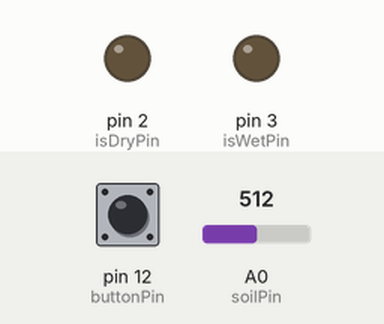
The sketch below on a simulated Arduino Uno, built with avr-gcc and run on an emulated ATmega328P. Shown: output pins drawn as LEDs (lit = HIGH). Inputs (shaded band) come from the test bench; at power-on: pin 12 (buttonPin) LOW, A0 (soilPin) = 512. Pins used as bus, display or sensor lines are not drawn.

Above: at 1.2 s.
1.3 s: pin 12 (buttonPin) pulled HIGH for 0.15 s
At 1.9 s:
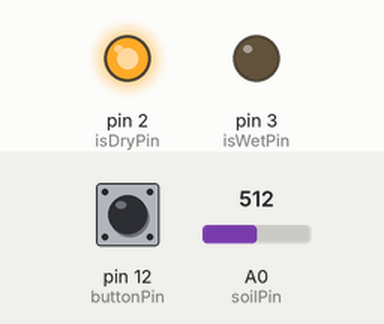
2.9 s: A0 (soilPin) set to 873
4.4 s: A0 (soilPin) set to 896
At 5.1 s:
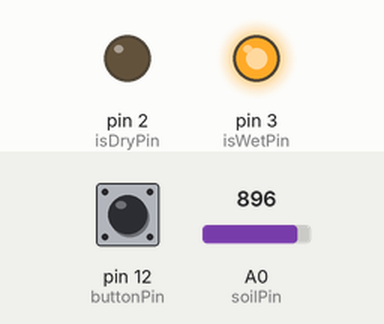
6.0 s: A0 (soilPin) set to 875
At 7.2 s:
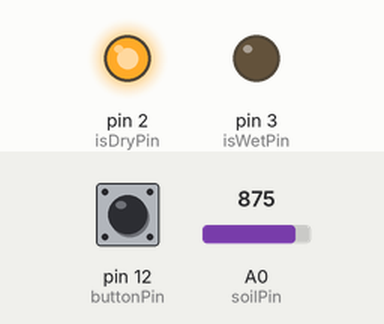
7.6 s: A0 (soilPin) set to 895
At 8.2 s:
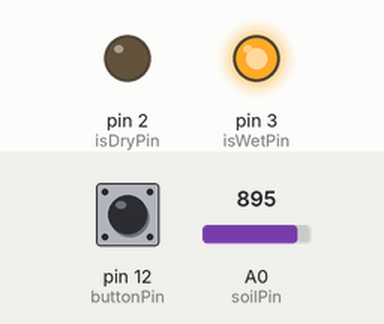
Timing chart, 0 to 10.2 s (numbered marks = the images above; inputs shaded):
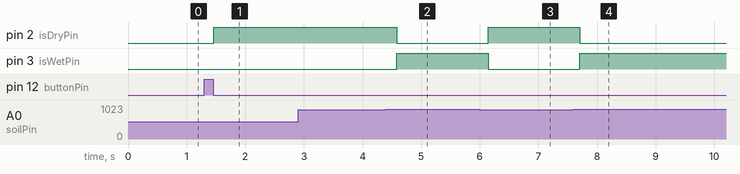

The sketch:

soil_moisture_sensor.ino
```cpp
int val = 0; //value for storing moisture value
int soilPin = A0;//Declare a variable for the soil moisture sensor
int soilPower = 7;//Variable for Soil moisture Power

int isWetPin = 3;
int isDryPin = 2;

int buttonPin = 12;
int buttonState = 0;
int buttonPushCount = 0;
int lastButtonState = 0;

int canReadSoil = 0;

//Rather than powering the sensor through the 3.3V or 5V pins,
//we'll use a digital pin to power the sensor. This will
//prevent corrosion of the sensor as it sits in the soil.

void setup()
{

  pinMode(soilPower, OUTPUT);//Set D7 as an OUTPUT
  digitalWrite(soilPower, LOW);//Set to LOW so no power is flowing through the sensor

  pinMode(isWetPin, OUTPUT);
  digitalWrite(isWetPin, LOW);
  pinMode(isDryPin, OUTPUT);
  digitalWrite(isDryPin, LOW);

  pinMode(buttonPin, INPUT);

}

void loop() {
  buttonState = digitalRead(buttonPin);

  if (buttonState != lastButtonState and buttonState == LOW){
    canReadSoil = (buttonPushCount % 2 == 0);
    buttonPushCount++;
  }

  if (canReadSoil){
      int soil_value = readSoil();

      if (soil_value >= 885) { // It's wet! Nice and watered.
        digitalWrite(isWetPin, HIGH);
        digitalWrite(isDryPin, LOW);
      }
      else {
        digitalWrite(isWetPin, LOW);
        digitalWrite(isDryPin, HIGH);
      }
      delay(250);//take a reading every second
  }
  else{
    digitalWrite(isWetPin, LOW);
    digitalWrite(isDryPin, LOW);
  }

  lastButtonState = buttonState;

}
//This is a function used to get the soil moisture content
int readSoil()
{

    digitalWrite(soilPower, HIGH);//turn D7 "On"
    delay(10);//wait 10 milliseconds
    val = analogRead(soilPin);//Read the SIG value form sensor
    digitalWrite(soilPower, LOW);//turn D7 "Off"
    return val;//send current moisture value
}
```

Measured:
- the behaviour switches between 884 and 885 on A0 (soilPin) (found by bisection; images 1 and 2)
- after the input at 1.3 s, pin 2 (isDryPin): LOW → HIGH after 0.16 s
- after the input at 2.9 s, every drawn part: stays the same
- after the input at 4.4 s, pin 2 (isDryPin): HIGH → LOW after 0.18 s; pin 3 (isWetPin): LOW → HIGH after 0.18 s
- after the input at 6.0 s, pin 2 (isDryPin): LOW → HIGH after 0.14 s; pin 3 (isWetPin): HIGH → LOW after 0.14 s
- after the input at 7.6 s, pin 2 (isDryPin): HIGH → LOW after 0.10 s; pin 3 (isWetPin): LOW → HIGH after 0.10 s
